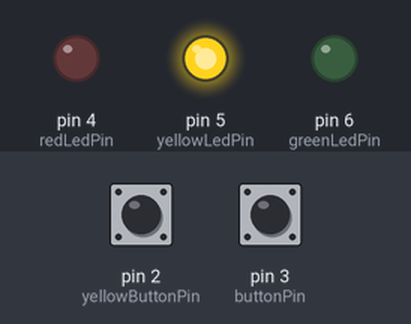
This sketch was run on a simulated Arduino Uno, built with avr-gcc and run on an emulated ATmega328P. Shown: output pins drawn as LEDs (lit = HIGH). Inputs (shaded band) come from the test bench; at power-on: pin 3 (buttonPin) HIGH, pin 2 (yellowButtonPin) HIGH.

Above: at 0.2 s.
At 1.0 s:
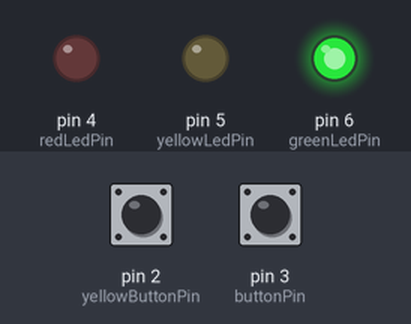
1.3 s: pin 3 (buttonPin) pulled LOW for 0.35 s
At 8.2 s:
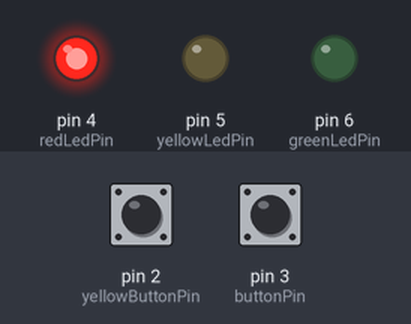
Timing chart, 0 to 9.1 s (numbered marks = the images above; inputs shaded):
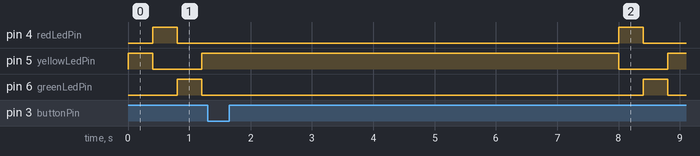

The sketch:

stepSwitch.ino
```cpp
int buttonPin = 3;
int yellowButtonPin = 2;

int redLedPin = 4;
int yellowLedPin = 5;
int greenLedPin = 6;

void setup() {
  // set pin modes
  pinMode(redLedPin, OUTPUT);
  pinMode(yellowLedPin, OUTPUT);
  pinMode(greenLedPin, OUTPUT);
  pinMode(buttonPin, INPUT);
  pinMode(yellowButtonPin, INPUT);

  Serial.begin(9600);
}

void loop() {
  while (digitalRead(buttonPin) == HIGH && digitalRead(yellowButtonPin) ==LOW) {
   digitalWrite(greenLedPin, LOW);
   digitalWrite(yellowLedPin, HIGH);
   digitalWrite(redLedPin, LOW);
   if (digitalRead(buttonPin) == LOW || digitalRead(yellowButtonPin) == HIGH) {
      break;
   }
   delay(3000);
   digitalWrite(greenLedPin, LOW);
   digitalWrite(yellowLedPin, LOW);
   digitalWrite(redLedPin, HIGH);
    if (digitalRead(buttonPin) == LOW || digitalRead(yellowButtonPin) == HIGH) {
      break;
   }
   delay(3000);
   digitalWrite(greenLedPin, HIGH);
   digitalWrite(yellowLedPin, LOW);
   digitalWrite(redLedPin, LOW);
   if (digitalRead(buttonPin) == LOW || digitalRead(yellowButtonPin) == HIGH) {
      break;
   }
   delay(3000);
  }
   while (digitalRead(buttonPin) == HIGH && digitalRead(yellowButtonPin) == HIGH) {
   digitalWrite(greenLedPin, LOW);
   digitalWrite(yellowLedPin, HIGH);
   digitalWrite(redLedPin, LOW);
   if (digitalRead(buttonPin) == LOW || digitalRead(yellowButtonPin) == LOW) {
     break;
   }
   delay(400);

   digitalWrite(greenLedPin, LOW);
   digitalWrite(yellowLedPin, LOW);
   digitalWrite(redLedPin, HIGH);
   if (digitalRead(buttonPin) == LOW || digitalRead(yellowButtonPin) == LOW) {
     break;
   }
   delay(400);
   digitalWrite(greenLedPin, HIGH);
   digitalWrite(yellowLedPin, LOW);
   digitalWrite(redLedPin, LOW);
   if (digitalRead(buttonPin) == LOW || digitalRead(yellowButtonPin) == LOW) {
     break;
   }
   delay(400);
   }
  while (digitalRead(buttonPin) == LOW && digitalRead(yellowButtonPin) == HIGH) {
   digitalWrite(greenLedPin, LOW);
   digitalWrite(yellowLedPin, HIGH);
   digitalWrite(redLedPin, LOW);
   if (digitalRead(buttonPin) == HIGH || digitalRead(yellowButtonPin) == LOW) {
     break;
   }
   delay(6000);
   digitalWrite(greenLedPin, LOW);
   digitalWrite(yellowLedPin, LOW);
   digitalWrite(redLedPin, HIGH);
   if (digitalRead(buttonPin) == HIGH || digitalRead(yellowButtonPin) == LOW) {
     break;
   }
   delay(6000);
   digitalWrite(greenLedPin, HIGH);
   digitalWrite(yellowLedPin, LOW);
   digitalWrite(redLedPin, LOW);
   if (digitalRead(buttonPin) == HIGH || digitalRead(yellowButtonPin) == LOW) {
     break;
   }
   delay(6000);
   }
  while (digitalRead(buttonPin) == LOW && digitalRead(yellowButtonPin) == LOW) {
   digitalWrite(greenLedPin, LOW);
   digitalWrite(yellowLedPin, LOW);
   digitalWrite(redLedPin, LOW);
  }
}
//function for moderate speed (only left foot down
//void medTrafficLights(int delayValue){
////change i value for different speeds (increment by 1 until i value to check if button being pressed then move on)
//
//   digitalWrite(greenLedPin, LOW);
//   digitalWrite(yellowLedPin, HIGH);
//   digitalWrite(redLedPin, LOW);
////   for(long int i = 0; i < 500000; i++){
////      if (digitalRead(buttonPin) == LOW) {
////        return;
////      }
//    }
//   digitalWrite(greenLedPin, LOW);
//   digitalWrite(yellowLedPin, LOW);
//   digitalWrite(redLedPin, HIGH);
////
////   for(long int i = 0; i < 500000; i++){
////      if (digitalRead(buttonPin) == LOW) {
////        return;
////      }
////    }
//
//   digitalWrite(greenLedPin, HIGH);
//   digitalWrite(yellowLedPin, LOW);
//   digitalWrite(redLedPin, LOW);
//
////   for(long int i = 0; i < 500000; i++){
////      if (digitalRead(buttonPin) == LOW) {
////        return;
////      }
////    }
//
//
//}
////function for slow speed (right foot down)
//
//void slowTrafficLights(int delayValue){
//   //change i value for different speeds (increment by 1 until i value to check if button being pressed then move on)
//
//   digitalWrite(greenLedPin, LOW);
//   digitalWrite(yellowLedPin, HIGH);
//   digitalWrite(redLedPin, LOW);
////   for(long int i = 0; i < 1100000; i++){
////      if (digitalRead(yellowButtonPin) == LOW) {
////        Serial.println(i);
////        return;
////      }
////    }
//
//   digitalWrite(greenLedPin, LOW);
//   digitalWrite(yellowLedPin, LOW);
//   digitalWrite(redLedPin, HIGH);
//
////   for(long int i = 0; i < 1100000; i++){
////      if (digitalRead(yellowButtonPin) == LOW) {
////        return;
////      }
////    }
////
//
//   digitalWrite(greenLedPin, HIGH);
//   digitalWrite(yellowLedPin, LOW);
//   digitalWrite(redLedPin, LOW);
//
////   for(long int i = 0; i < 1100000; i++){
////      if (digitalRead(yellowButtonPin) == LOW) {
////        return;
////      }
////    }
//
//}
////function for fast  speed (both feet down)
//
//void crazyTrafficLights(int delayValue){
//   //change i value for different speeds (increment by 1 until i value to check if button being pressed then move on)
//   digitalWrite(greenLedPin, LOW);
//   digitalWrite(yellowLedPin, HIGH);
//   digitalWrite(redLedPin, LOW);
////   for(long int i = 0; i < 100000; i++){
////      if ((digitalRead(buttonPin) == LOW && digitalRead(yellowButtonPin) == LOW)) {
////        return;
////      }
////    }
//
//   digitalWrite(greenLedPin, LOW);
//   digitalWrite(yellowLedPin, LOW);
//   digitalWrite(redLedPin, HIGH);
//
////   for(long int i = 0; i < 100000; i++){
////      if ((digitalRead(buttonPin) == LOW && digitalRead(yellowButtonPin) == LOW))  {
////        return;
////      }
////    }
//
//   digitalWrite(greenLedPin, HIGH);
//   digitalWrite(yellowLedPin, LOW);
//   digitalWrite(redLedPin, LOW);
////
////   for(long int i = 0; i < 100000; i++){
////      if ((digitalRead(buttonPin) == LOW && digitalRead(yellowButtonPin) == LOW))  {
////        return;
////      }
////    }
////
//
//}
```
